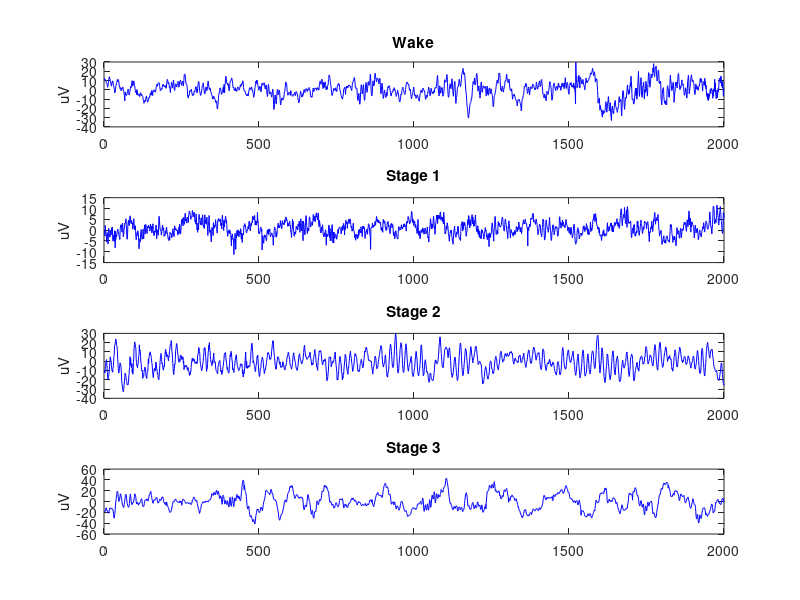

Write MATLAB code to recreate this figure.
load wake_1.txt;
load stage1_4.txt;
load stage2_3.txt;
load stage3_1.txt;

subplot(411);
plot(wake_1,'-b')
title('Wake')
ylabel('uV')
subplot(412);
plot(stage1_4,'-b')
title('Stage 1')
ylabel('uV')
subplot(413);
plot(stage2_3,'-b')
title('Stage 2')
ylabel('uV')
subplot(414);
plot(stage3_1,'-b')
title('Stage 3')
ylabel('uV')
